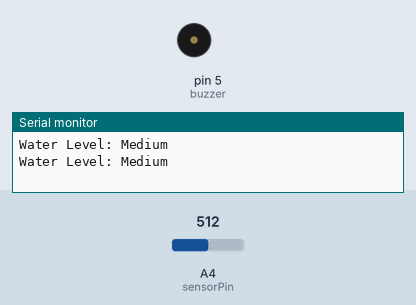
A sketch run on a simulated Arduino Uno, built with avr-gcc and run on an emulated ATmega328P. Shown: buzzer (waves = sounding, pin HIGH), the last lines printed to the serial monitor. The inputs (shaded band) are chosen by the test bench; at power-on: A4 (sensorPin) = 512. Pins used as bus, display or sensor lines are not drawn.

Above: at 1.8 s.
1.9 s: A4 (sensorPin) set to 532
At 3.2 s:
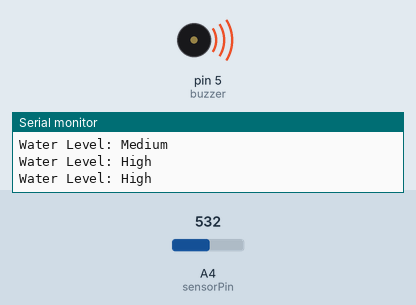
3.5 s: A4 (sensorPin) set to 511
At 4.3 s:
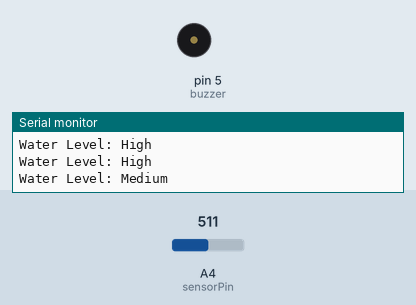
5.5 s: A4 (sensorPin) set to 530
At 6.6 s:
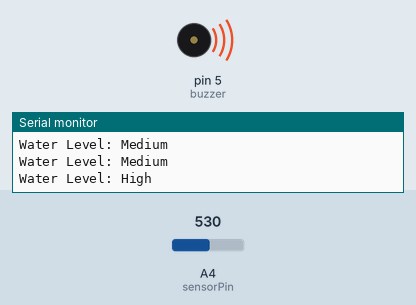
Timing chart, 0 to 8.5 s (numbered marks = the images above; inputs shaded):
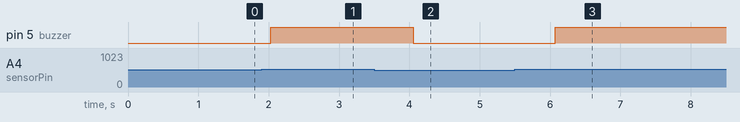

The sketch:

WaterLevelController.ino
```cpp
/* Change these values based on your calibration values */
int lowerThreshold = 250;
int upperThreshold = 520;

// Sensor pins
#define sensorPower 2
#define sensorPin 4

// Value for storing water level
int val = 0;

// Declare pins to which LEDs are connected
int buzzer = 5;

void setup() {
	Serial.begin(9600);
	pinMode(sensorPower, OUTPUT);
	digitalWrite(sensorPower, LOW);

	// Set LED pins as an OUTPUT
	pinMode(buzzer, OUTPUT);

	// Initially turn off all LEDs
	digitalWrite(buzzer, LOW);
}

void loop() {
	int level = readSensor();


	if (level <= lowerThreshold) {
		Serial.println("Water Level: Low");
		digitalWrite(buzzer, LOW);
	}
	else if (level > lowerThreshold && level <= upperThreshold) {
		Serial.println("Water Level: Medium");
		digitalWrite(buzzer, LOW);
	}
	else if (level > upperThreshold) {
		Serial.println("Water Level: High");
		digitalWrite(buzzer, HIGH);
	}
	delay(1000);
}

//This is a function used to get the reading
int readSensor() {
	digitalWrite(sensorPower, HIGH);
	delay(10);
	val = analogRead(sensorPin);
	digitalWrite(sensorPower, LOW);
	return val;
}
```

Measured:
- the behaviour switches between 520 and 521 on A4 (sensorPin) (found by bisection; images 0 and 1)
- after the input at 1.9 s, pin 5 (buzzer): LOW → HIGH after 0.13 s
- after the input at 3.5 s, pin 5 (buzzer): HIGH → LOW after 0.55 s
- after the input at 5.5 s, pin 5 (buzzer): LOW → HIGH after 0.57 s
